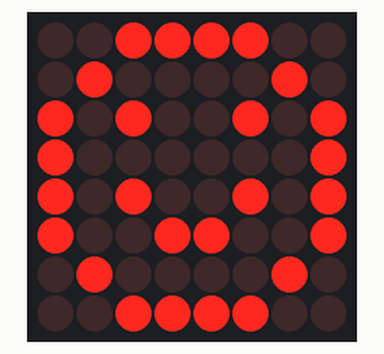
The program below on a simulated ESP32 board running MicroPython. Parts: 8×8 LED matrix. Which way up the LED matrix modules are mounted is assumed.

Above: at 1.1 s.
At 3.19 s:
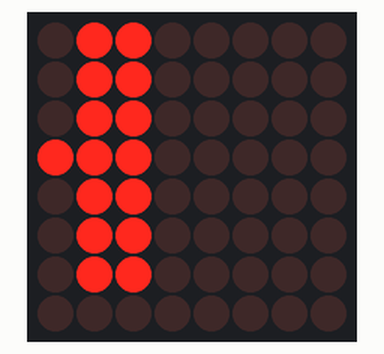
At 4.22 s:
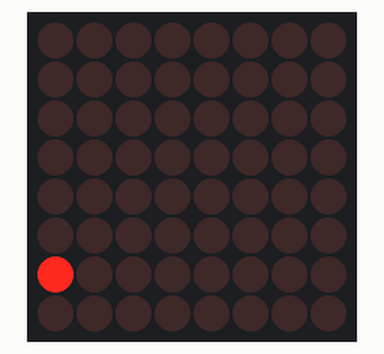
At 5.3 s:
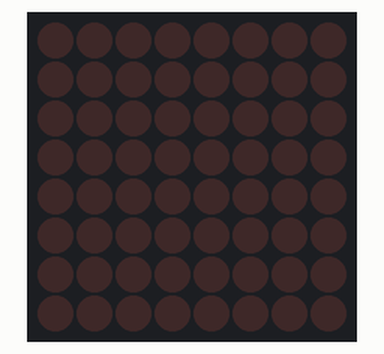
At 7.36 s:
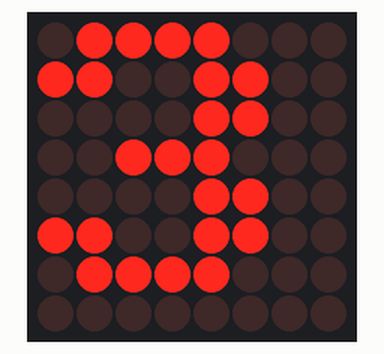
At 9.35 s:
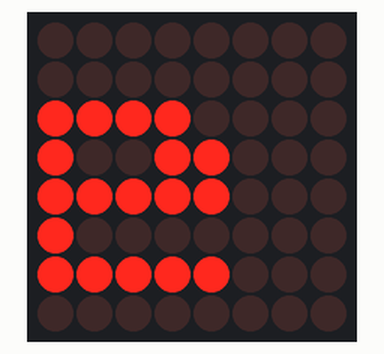

The program:

matrix_led_max7219.py
```python
"""
8x8 矩陣 LED 控制 (MAX7219)
Control - matrix_led_max7219


功能:
  點亮單顆 LED、整列輸出、文字捲動跑馬燈

硬體注意事項:
  - MAX7219 模組分 FC16 與 GENERIC 兩種 layout，方向不同
  - 串接 4 組以上建議外接電源
  - SPI 通訊，MISO 不使用

硬體接線:
  DIN  → D23 (MOSI)
  CLK  → D18 (SCK)
  CS   → D21 (SS)
  VCC  → 5V
  GND  → GND

依賴:
  micropython-max7219 函式庫
  安裝: mpremote mip install github:mcauser/micropython-max7219
  或直接下載 max7219.py 到 ESP32:
  https://github.com/mcauser/micropython-max7219
"""

import time
from machine import Pin, SPI
import max7219

SPI_ID = 1
CLK_PIN = 18
MOSI_PIN = 23
CS_PIN = 21
NUM_DEVICES = 1  # 串接模組數量

spi = SPI(
    SPI_ID, baudrate=10000000, polarity=0, phase=0, sck=Pin(CLK_PIN), mosi=Pin(MOSI_PIN)
)
cs = Pin(CS_PIN, Pin.OUT)

display = max7219.Matrix8x8(spi, cs, NUM_DEVICES)
display.brightness(4)  # 0~15


# ── 點亮單顆 LED ──────────────────────────────────────────────
def test_single_pixel():
    display.fill(0)
    display.pixel(2, 0, 1)  # (col, row, on)
    display.show()
    time.sleep_ms(1000)


# ── 笑臉圖案（整列輸出）──────────────────────────────────────
SMILE = [0x3C, 0x42, 0xA5, 0x81, 0xA5, 0x99, 0x42, 0x3C]


def show_smile():
    display.fill(0)
    for row, byte in enumerate(SMILE):
        for col in range(8):
            display.pixel(col, row, (byte >> (7 - col)) & 1)
    display.show()
    time.sleep_ms(2000)


# ── 文字捲動跑馬燈 ────────────────────────────────────────────
def scroll_text(text: str, delay_ms=80):
    """從右到左捲動文字"""
    for char in text:
        # 取得字元的 8x8 點陣（每個字元 8 欄）
        display.fill(0)
        display.text(char, 0, 0, 1)
        display.show()
        # 向左捲動 8 欄
        for _ in range(8):
            display.scroll(-1, 0)
            display.show()
            time.sleep_ms(delay_ms)


# ── 主程式 ────────────────────────────────────────────────────
test_single_pixel()
show_smile()

while True:
    scroll_text("Hello ESP32 ", delay_ms=60)
```

Measured:
- by itself, everything shown: repeats every 5.8 s, in 68 steps
- what the display in image 0 shows lasts 2.0 s, from 1.0 s to 3.0 s
- what the display in image 3 shows lasts 0.6 s, from 5.3 s to 5.9 s
